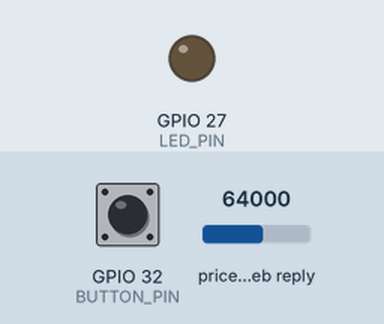
This sketch was run on a simulated ESP32. Parts: output pins drawn as LEDs (lit = HIGH). The inputs (shaded band) are chosen by the test bench; at power-on: GPIO 32 (BUTTON_PIN) HIGH, price in the web reply 64000. WiFi joins after 1.5 s; servers stay silent unless stated; web services answer with replies made up by the test bench; what the sketch prints to the serial monitor is not drawn.

Above: at 2.7 s.
2.8 s: GPIO 32 (BUTTON_PIN) pulled LOW for 0.15 s
At 3.3 s:
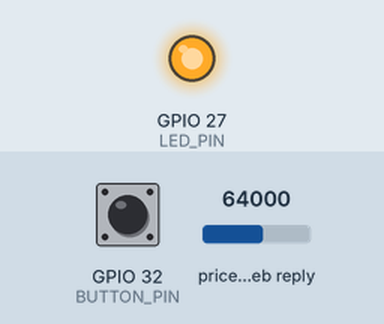
Timing chart, 0 to 5.8 s (numbered marks = the images above; inputs shaded):
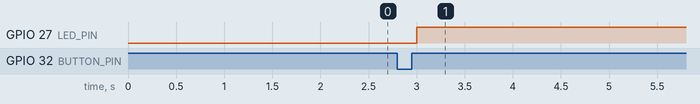

The sketch:

bit.ino
```cpp
#include <WiFi.h>
#include <HTTPClient.h>
#include <ArduinoJson.h>

#define WIFI_SSID "Wokwi-GUEST"
#define WIFI_PASSWORD ""
#define WIFI_CHANNEL 6

const int BUTTON_PIN = 32;
const int LED_PIN = 27;

const char* BITCOIN_URL =
  "https://api.coingecko.com/api/v3/simple/price?ids=bitcoin&vs_currencies=usd";

const unsigned long DEBOUNCE_MS = 300;

// Flag alterada pela interrupcao
volatile bool buttonEvent = false;

// Guarda o instante do ultimo clique aceito
unsigned long lastAcceptedPressTime = 0;

void IRAM_ATTR handleButtonInterrupt() {
  buttonEvent = true;
}

void connectWiFi() {
  WiFi.begin(WIFI_SSID, WIFI_PASSWORD, WIFI_CHANNEL);

  Serial.print("Conectando ao WiFi");

  while (WiFi.status() != WL_CONNECTED) {
    delay(100);
    Serial.print(".");
  }

  Serial.println();
  Serial.println("WiFi conectado!");
  Serial.print("IP: ");
  Serial.println(WiFi.localIP());
}

void fetchBitcoinPrice() {
  if (WiFi.status() != WL_CONNECTED) {
    Serial.println("WiFi desconectado. Reconectando...");
    connectWiFi();
  }

  HTTPClient http;
  http.begin(BITCOIN_URL);

  Serial.println("Consultando preco do Bitcoin...");
  int httpCode = http.GET();

  if (httpCode != HTTP_CODE_OK) {
    Serial.print("Erro HTTP: ");
    Serial.println(httpCode);
    digitalWrite(LED_PIN, LOW);
    http.end();
    return;
  }

  String payload = http.getString();
  http.end();

  DynamicJsonDocument doc(1024);
  DeserializationError error = deserializeJson(doc, payload);

  if (error) {
    Serial.print("Erro ao ler JSON: ");
    Serial.println(error.c_str());
    digitalWrite(LED_PIN, LOW);
    return;
  }

  JsonVariant priceNode = doc["bitcoin"]["usd"];

  if (priceNode.isNull()) {
    Serial.println("Campo bitcoin.usd nao encontrado");
    digitalWrite(LED_PIN, LOW);
    return;
  }

  float bitcoinPrice = priceNode.as<float>();

  Serial.print("Preco do Bitcoin (USD): ");
  Serial.println(bitcoinPrice, 2);

  digitalWrite(LED_PIN, HIGH);
}

void setup() {
  Serial.begin(115200);

  pinMode(BUTTON_PIN, INPUT_PULLUP);
  pinMode(LED_PIN, OUTPUT);

  digitalWrite(LED_PIN, LOW);

  connectWiFi();

  attachInterrupt(digitalPinToInterrupt(BUTTON_PIN), handleButtonInterrupt, FALLING);

  Serial.println("Sistema pronto.");
  Serial.println("Pressione o botao para consultar o Bitcoin.");
}

void loop() {
  unsigned long now = millis();

  if (buttonEvent) {
    buttonEvent = false;

    if (now - lastAcceptedPressTime >= DEBOUNCE_MS) {
      lastAcceptedPressTime = now;
      fetchBitcoinPrice();
    }
  }
}
```

Measured:
- after the input at 2.8 s, GPIO 27 (LED_PIN): LOW → HIGH after 0.20 s
